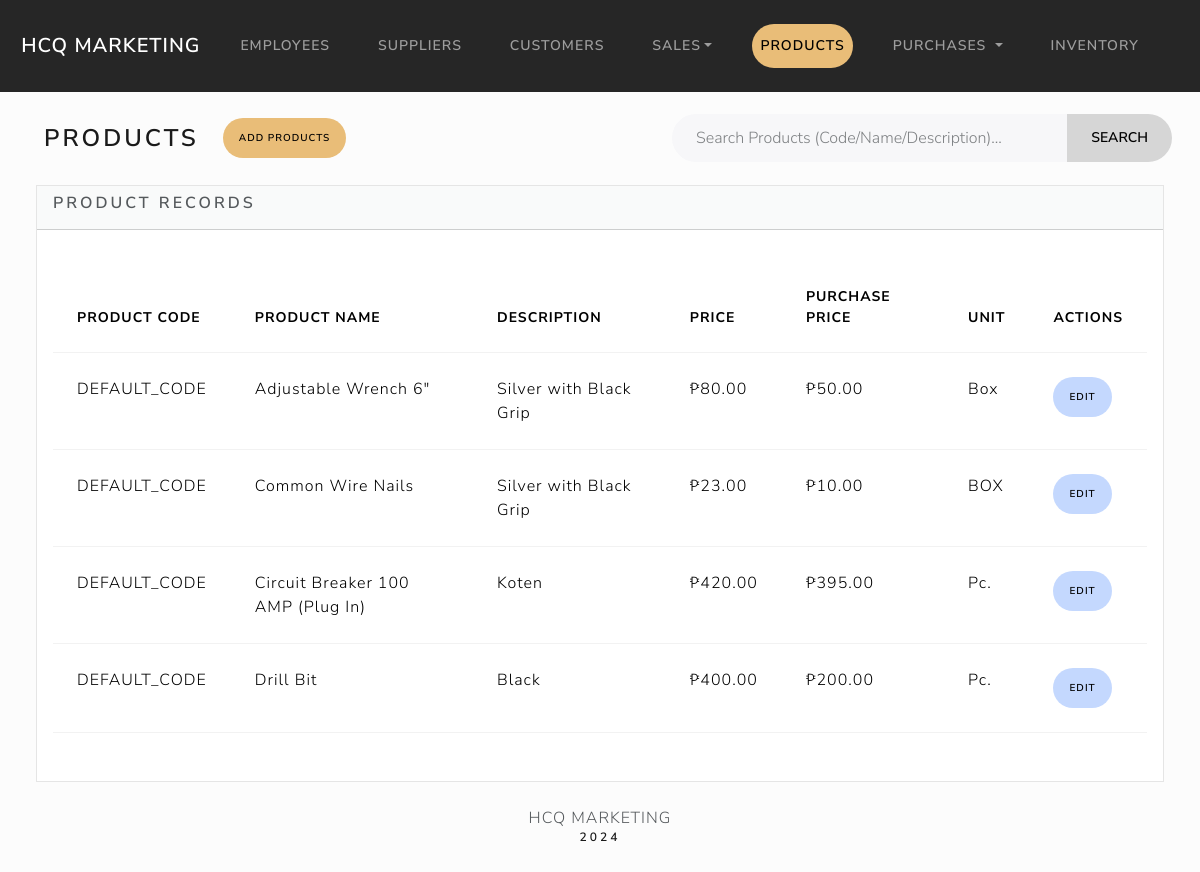
Screenshot of /products/index with the database file from the repository.
### products/models.py (models this page shows, shortened)
class Product(models.Model):
    product_code = models.CharField(max_length=100, default='DEFAULT_CODE')
    product_name = models.CharField(max_length=100)
    product_descript = models.TextField()
    product_price = models.DecimalField(max_digits=10, decimal_places=2)
    product_unit = models.CharField(max_length=50)
    purchase_price = models.DecimalField(max_digits=10, decimal_places=2, null=True, blank=True)  # Price from supplier (optional)
    is_serialized = models.BooleanField(default=False)  # New field

### products/views.py (the view)
# urls.py: path('', include('index.urls',)),
def index(request):
    search_query = request.GET.get('search', '')
    if search_query:
        products = Product.objects.filter(
            Q(product_code__icontains=search_query) |
            Q(product_name__icontains=search_query) |
            Q(product_descript__icontains=search_query)
        ).order_by('id')
        results_count = products.count()
        messages.info(request, f"{results_count} result(s) found for '{search_query}'.")
    else:
        products = Product.objects.all().order_by('id')
        results_count = 0
    return render(request, 'products/index.html', {
        'products': products,
        'results_count': results_count
    })

### products/templates/products/index.html (shortened to what this page needs)
{% extends "base.html" %}
{% block body %}
<div class="d-flex justify-content-between align-items-center m-3">
    <div class="d-flex align-items-center">
        <h3 class="m-3">Products</h3>
        <a href="{% url 'add_product' %}" class="btn btn-add btn-sm ms-2">Add Products</a>
    </div>
    <form method="get" action="" class="d-flex ms-auto" style="width: 500px;">
        <div class="input-group">
            <input type="text" class="form-control" placeholder="Search Products (Code/Name/Description)..." name="search" style="border-radius: 30px 0 0 30px;">
            <button class="btn btn-search" type="submit" style="border-radius: 0 30px 30px 0;">Search</button>
        </div>
    </form>
</div>
<div class="row">
    <div class="col-12">
        {% if products %}
        <div class="card bg-light ms-4 me-4 mb-4">
            <div class="card-header">
                <h5 class="card-title">Product Records</h5>
            </div>
            <div class="card-body">
                <p class="card-text">
                    <div class="table-responsive">
                        <table class="table table-hover">
                            <thead>
                            <tr>
                                <th scope="col">Product Code</th>
                                <th scope="col">Product Name</th>
                                <th scope="col">Description</th>
                                <th scope="col">Price</th>
                                <th scope="col">Purchase Price</th>
                                <th scope="col">Unit</th>
                                <th scope="col">Actions</th>
                            </tr>
                            </thead>
                            <tbody>
                                {% for product in products %}
                                    <tr>
                                        <td>{{ product.product_code }}</td>
                                        <td>{{ product.product_name }}</td>
                                        <td>{{ product.product_descript }}</td>
                                        <td>₱{{ product.product_price }}</td>
                                        <td>₱{{ product.purchase_price }}</td>
                                        <td>{{ product.product_unit }}</td>
                                        <td>
                                            <a href="{% url 'product_edit' product.id %}" class="btn btn-edit btn-sm">Edit</a>
                                        </td>
                                    </tr>
                                {% endfor %}
                            </tbody>
                        </table>
                    </div>
                </p>
            </div>
        </div>
        {% else %}
            <h5 class="alert alert-primary ms-4 me-4"> No Product Records </h5>
        {% endif %}
    </div>
</div>
{% endblock %}

### index/static/css/custom-styles.css (style rules this page uses)
.btn { border-radius: 50px; }
.btn-edit { --bs-btn-bg: #C4D8FE !important; --bs-bg-opacity: 1 !important; --bs-btn-border-color: #C4D8FE !important; --bs-btn-color: #000 !important; }
.btn-add { --bs-btn-bg: #E9BD78 !important; --bs-bg-opacity: 1 !important; --bs-btn-border-color: #E9BD78 !important; --bs-btn-color: #000 !important; }
.btn-search { --bs-btn-bg: #D6D6D6 !important; --bs-bg-opacity: 1 !important; --bs-btn-border-color: #D6D6D6 !important; --bs-btn-color: #000 !important; }

### rows the page displays
Product: product_code "DEFAULT_CODE", product_name "Adjustable Wrench 6\"", product_descript "Silver with Black Grip", product_price "80.00", purchase_price "50.00", product_unit "Box"
Product: product_code "DEFAULT_CODE", product_name "Common Wire Nails", product_descript "Silver with Black Grip", product_price "23.00", purchase_price "10.00", product_unit "BOX"
Product: product_code "DEFAULT_CODE", product_name "Circuit Breaker 100 AMP (Plug In)", product_descript "Koten", product_price "420.00", purchase_price "395.00", product_unit "Pc."
Product: product_code "DEFAULT_CODE", product_name "Drill Bit", product_descript "Black", product_price "400.00", purchase_price "200.00", product_unit "Pc."
